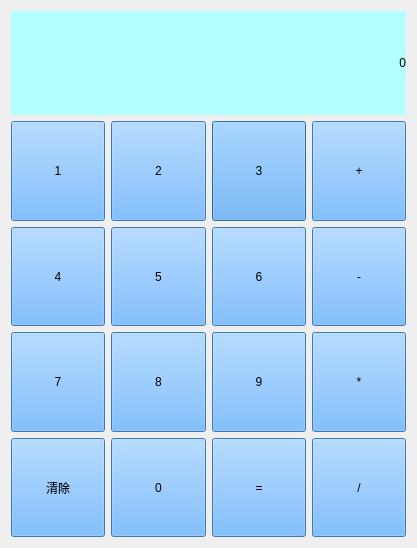
<?xml version="1.0" encoding="UTF-8"?>
<ui version="4.0">
 <class>cal</class>
 <widget class="QDialog" name="cal">
  <property name="geometry">
   <rect>
    <x>0</x>
    <y>0</y>
    <width>417</width>
    <height>548</height>
   </rect>
  </property>
  <property name="windowTitle">
   <string>计算器</string>
  </property>
  <layout class="QVBoxLayout" name="verticalLayout" stretch="2,8">
   <property name="sizeConstraint">
    <enum>QLayout::SetNoConstraint</enum>
   </property>
   <item>
    <widget class="QLabel" name="result">
     <property name="enabled">
      <bool>true</bool>
     </property>
     <property name="sizePolicy">
      <sizepolicy hsizetype="Preferred" vsizetype="Preferred">
       <horstretch>0</horstretch>
       <verstretch>0</verstretch>
      </sizepolicy>
     </property>
     <property name="styleSheet">
      <string notr="true">font: 48pt &quot;3ds&quot;;
background-color: rgb(179, 254, 255);</string>
     </property>
     <property name="text">
      <string>0</string>
     </property>
     <property name="alignment">
      <set>Qt::AlignRight|Qt::AlignTrailing|Qt::AlignVCenter</set>
     </property>
    </widget>
   </item>
   <item>
    <layout class="QGridLayout" name="gridLayout">
     <item row="0" column="2">
      <widget class="QPushButton" name="bn_3">
       <property name="sizePolicy">
        <sizepolicy hsizetype="Expanding" vsizetype="Expanding">
         <horstretch>0</horstretch>
         <verstretch>0</verstretch>
        </sizepolicy>
       </property>
       <property name="styleSheet">
        <string notr="true">font: 14pt &quot;3ds&quot;;
background-color: rgb(85, 170, 255);</string>
       </property>
       <property name="text">
        <string>3</string>
       </property>
      </widget>
     </item>
     <item row="0" column="0">
      <widget class="QPushButton" name="bn_1">
       <property name="sizePolicy">
        <sizepolicy hsizetype="Expanding" vsizetype="Expanding">
         <horstretch>0</horstretch>
         <verstretch>0</verstretch>
        </sizepolicy>
       </property>
       <property name="styleSheet">
        <string notr="true">font: 14pt &quot;3ds&quot;;
background-color: rgb(85, 170, 255);</string>
       </property>
       <property name="text">
        <string>1</string>
       </property>
      </widget>
     </item>
     <item row="1" column="1">
      <widget class="QPushButton" name="bn_5">
       <property name="sizePolicy">
        <sizepolicy hsizetype="Expanding" vsizetype="Expanding">
         <horstretch>0</horstretch>
         <verstretch>0</verstretch>
        </sizepolicy>
       </property>
       <property name="styleSheet">
        <string notr="true">font: 14pt &quot;3ds&quot;;
background-color: rgb(85, 170, 255);</string>
       </property>
       <property name="text">
        <string>5</string>
       </property>
      </widget>
     </item>
     <item row="0" column="1">
      <widget class="QPushButton" name="bn_2">
       <property name="sizePolicy">
        <sizepolicy hsizetype="Expanding" vsizetype="Expanding">
         <horstretch>0</horstretch>
         <verstretch>0</verstretch>
        </sizepolicy>
       </property>
       <property name="styleSheet">
        <string notr="true">font: 14pt &quot;3ds&quot;;
background-color: rgb(85, 170, 255);</string>
       </property>
       <property name="text">
        <string>2</string>
       </property>
      </widget>
     </item>
     <item row="1" column="2">
      <widget class="QPushButton" name="bn_6">
       <property name="sizePolicy">
        <sizepolicy hsizetype="Expanding" vsizetype="Expanding">
         <horstretch>0</horstretch>
         <verstretch>0</verstretch>
        </sizepolicy>
       </property>
       <property name="styleSheet">
        <string notr="true">font: 14pt &quot;3ds&quot;;
background-color: rgb(85, 170, 255);</string>
       </property>
       <property name="text">
        <string>6</string>
       </property>
      </widget>
     </item>
     <item row="2" column="0">
      <widget class="QPushButton" name="bn_7">
       <property name="sizePolicy">
        <sizepolicy hsizetype="Expanding" vsizetype="Expanding">
         <horstretch>0</horstretch>
         <verstretch>0</verstretch>
        </sizepolicy>
       </property>
       <property name="styleSheet">
        <string notr="true">font: 14pt &quot;3ds&quot;;
background-color: rgb(85, 170, 255);</string>
       </property>
       <property name="text">
        <string>7</string>
       </property>
      </widget>
     </item>
     <item row="1" column="0">
      <widget class="QPushButton" name="bn_4">
       <property name="sizePolicy">
        <sizepolicy hsizetype="Expanding" vsizetype="Expanding">
         <horstretch>0</horstretch>
         <verstretch>0</verstretch>
        </sizepolicy>
       </property>
       <property name="styleSheet">
        <string notr="true">font: 14pt &quot;3ds&quot;;
background-color: rgb(85, 170, 255);</string>
       </property>
       <property name="text">
        <string>4</string>
       </property>
      </widget>
     </item>
     <item row="2" column="3">
      <widget class="QPushButton" name="bn_mul">
       <property name="sizePolicy">
        <sizepolicy hsizetype="Expanding" vsizetype="Expanding">
         <horstretch>0</horstretch>
         <verstretch>0</verstretch>
        </sizepolicy>
       </property>
       <property name="styleSheet">
        <string notr="true">font: 14pt &quot;3ds&quot;;
background-color: rgb(85, 170, 255);</string>
       </property>
       <property name="text">
        <string>*</string>
       </property>
      </widget>
     </item>
     <item row="1" column="3">
      <widget class="QPushButton" name="bn_sub">
       <property name="sizePolicy">
        <sizepolicy hsizetype="Expanding" vsizetype="Expanding">
         <horstretch>0</horstretch>
         <verstretch>0</verstretch>
        </sizepolicy>
       </property>
       <property name="styleSheet">
        <string notr="true">font: 14pt &quot;3ds&quot;;
background-color: rgb(85, 170, 255);</string>
       </property>
       <property name="text">
        <string>-</string>
       </property>
      </widget>
     </item>
     <item row="3" column="0">
      <widget class="QPushButton" name="bn_cl">
       <property name="sizePolicy">
        <sizepolicy hsizetype="Expanding" vsizetype="Expanding">
         <horstretch>0</horstretch>
         <verstretch>0</verstretch>
        </sizepolicy>
       </property>
       <property name="styleSheet">
        <string notr="true">font: 14pt &quot;3ds&quot;;
background-color: rgb(85, 170, 255);</string>
       </property>
       <property name="text">
        <string>清除</string>
       </property>
      </widget>
     </item>
     <item row="2" column="2">
      <widget class="QPushButton" name="bn_9">
       <property name="sizePolicy">
        <sizepolicy hsizetype="Expanding" vsizetype="Expanding">
         <horstretch>0</horstretch>
         <verstretch>0</verstretch>
        </sizepolicy>
       </property>
       <property name="styleSheet">
        <string notr="true">font: 14pt &quot;3ds&quot;;
background-color: rgb(85, 170, 255);</string>
       </property>
       <property name="text">
        <string>9</string>
       </property>
      </widget>
     </item>
     <item row="3" column="1">
      <widget class="QPushButton" name="bn_0">
       <property name="sizePolicy">
        <sizepolicy hsizetype="Expanding" vsizetype="Expanding">
         <horstretch>0</horstretch>
         <verstretch>0</verstretch>
        </sizepolicy>
       </property>
       <property name="styleSheet">
        <string notr="true">font: 14pt &quot;3ds&quot;;
background-color: rgb(85, 170, 255);</string>
       </property>
       <property name="text">
        <string>0</string>
       </property>
      </widget>
     </item>
     <item row="2" column="1">
      <widget class="QPushButton" name="bn_8">
       <property name="sizePolicy">
        <sizepolicy hsizetype="Expanding" vsizetype="Expanding">
         <horstretch>0</horstretch>
         <verstretch>0</verstretch>
        </sizepolicy>
       </property>
       <property name="styleSheet">
        <string notr="true">font: 14pt &quot;3ds&quot;;
background-color: rgb(85, 170, 255);</string>
       </property>
       <property name="text">
        <string>8</string>
       </property>
      </widget>
     </item>
     <item row="3" column="3">
      <widget class="QPushButton" name="bn_div">
       <property name="sizePolicy">
        <sizepolicy hsizetype="Expanding" vsizetype="Expanding">
         <horstretch>0</horstretch>
         <verstretch>0</verstretch>
        </sizepolicy>
       </property>
       <property name="styleSheet">
        <string notr="true">font: 14pt &quot;3ds&quot;;
background-color: rgb(85, 170, 255);</string>
       </property>
       <property name="text">
        <string>/</string>
       </property>
      </widget>
     </item>
     <item row="0" column="3">
      <widget class="QPushButton" name="bn_sum">
       <property name="sizePolicy">
        <sizepolicy hsizetype="Expanding" vsizetype="Expanding">
         <horstretch>0</horstretch>
         <verstretch>0</verstretch>
        </sizepolicy>
       </property>
       <property name="styleSheet">
        <string notr="true">font: 14pt &quot;3ds&quot;;
background-color: rgb(85, 170, 255);</string>
       </property>
       <property name="text">
        <string>+</string>
       </property>
      </widget>
     </item>
     <item row="3" column="2">
      <widget class="QPushButton" name="bn_eq">
       <property name="sizePolicy">
        <sizepolicy hsizetype="Expanding" vsizetype="Expanding">
         <horstretch>0</horstretch>
         <verstretch>0</verstretch>
        </sizepolicy>
       </property>
       <property name="styleSheet">
        <string notr="true">font: 14pt &quot;3ds&quot;;
background-color: rgb(85, 170, 255);</string>
       </property>
       <property name="text">
        <string>=</string>
       </property>
      </widget>
     </item>
    </layout>
   </item>
  </layout>
 </widget>
 <layoutdefault spacing="6" margin="11"/>
 <resources/>
 <connections/>
</ui>
